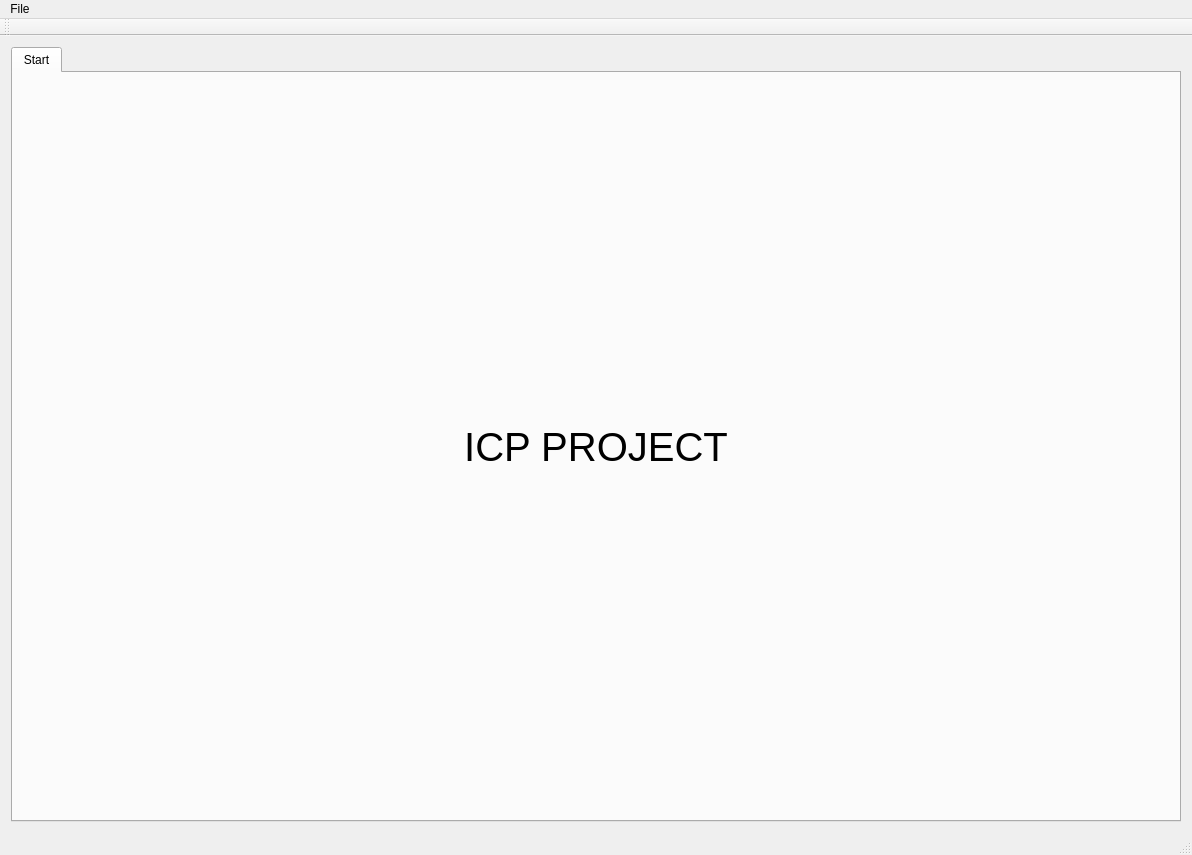
<?xml version="1.0" encoding="UTF-8"?>
<ui version="4.0">
 <class>MainWindow</class>
 <widget class="QMainWindow" name="MainWindow">
  <property name="geometry">
   <rect>
    <x>0</x>
    <y>0</y>
    <width>1192</width>
    <height>855</height>
   </rect>
  </property>
  <property name="windowTitle">
   <string>Class and sequence diagrams editor</string>
  </property>
  <property name="locale">
   <locale language="English" country="UnitedStates"/>
  </property>
  <widget class="QWidget" name="centralWidget">
   <layout class="QVBoxLayout" name="verticalLayout">
    <item>
     <widget class="QTabWidget" name="tabWidget">
      <property name="currentIndex">
       <number>0</number>
      </property>
      <widget class="QWidget" name="tabStart">
       <attribute name="title">
        <string>Start</string>
       </attribute>
       <layout class="QVBoxLayout" name="verticalLayout_2">
        <item>
         <spacer name="verticalSpacer">
          <property name="orientation">
           <enum>Qt::Vertical</enum>
          </property>
          <property name="sizeHint" stdset="0">
           <size>
            <width>20</width>
            <height>40</height>
           </size>
          </property>
         </spacer>
        </item>
        <item>
         <widget class="QLabel" name="labICP">
          <property name="font">
           <font>
            <pointsize>30</pointsize>
           </font>
          </property>
          <property name="text">
           <string>ICP PROJECT</string>
          </property>
          <property name="alignment">
           <set>Qt::AlignCenter</set>
          </property>
         </widget>
        </item>
        <item>
         <spacer name="verticalSpacer_2">
          <property name="orientation">
           <enum>Qt::Vertical</enum>
          </property>
          <property name="sizeHint" stdset="0">
           <size>
            <width>20</width>
            <height>40</height>
           </size>
          </property>
         </spacer>
        </item>
       </layout>
      </widget>
     </widget>
    </item>
   </layout>
  </widget>
  <widget class="QMenuBar" name="menuBar">
   <property name="geometry">
    <rect>
     <x>0</x>
     <y>0</y>
     <width>1192</width>
     <height>22</height>
    </rect>
   </property>
   <property name="sizePolicy">
    <sizepolicy hsizetype="MinimumExpanding" vsizetype="Preferred">
     <horstretch>0</horstretch>
     <verstretch>0</verstretch>
    </sizepolicy>
   </property>
   <widget class="QMenu" name="menuFile">
    <property name="geometry">
     <rect>
      <x>339</x>
      <y>102</y>
      <width>186</width>
      <height>209</height>
     </rect>
    </property>
    <property name="sizePolicy">
     <sizepolicy hsizetype="Preferred" vsizetype="Preferred">
      <horstretch>0</horstretch>
      <verstretch>0</verstretch>
     </sizepolicy>
    </property>
    <property name="locale">
     <locale language="English" country="UnitedStates"/>
    </property>
    <property name="tearOffEnabled">
     <bool>false</bool>
    </property>
    <property name="title">
     <string>File</string>
    </property>
    <addaction name="actionNew_class_diagram"/>
    <addaction name="actionNew_sequence_diagram"/>
    <addaction name="separator"/>
    <addaction name="actionLoad_class_diagram"/>
    <addaction name="actionLoad_sequence_diagram"/>
    <addaction name="separator"/>
    <addaction name="actionSave_diagram"/>
    <addaction name="separator"/>
    <addaction name="actionQuit"/>
   </widget>
   <addaction name="menuFile"/>
  </widget>
  <widget class="QToolBar" name="mainToolBar">
   <attribute name="toolBarArea">
    <enum>TopToolBarArea</enum>
   </attribute>
   <attribute name="toolBarBreak">
    <bool>false</bool>
   </attribute>
  </widget>
  <widget class="QStatusBar" name="statusBar"/>
  <action name="actionNew_class_diagram">
   <property name="text">
    <string>New class diagram</string>
   </property>
  </action>
  <action name="actionNew_sequence_diagram">
   <property name="text">
    <string>New sequence diagram</string>
   </property>
  </action>
  <action name="actionLoad_class_diagram">
   <property name="text">
    <string>Load class diagram</string>
   </property>
  </action>
  <action name="actionLoad_sequence_diagram">
   <property name="text">
    <string>Load sequence diagram</string>
   </property>
  </action>
  <action name="actionSave_diagram">
   <property name="text">
    <string>Save diagram</string>
   </property>
  </action>
  <action name="actionQuit">
   <property name="text">
    <string>Quit</string>
   </property>
  </action>
 </widget>
 <layoutdefault spacing="6" margin="11"/>
 <resources/>
 <connections/>
</ui>
